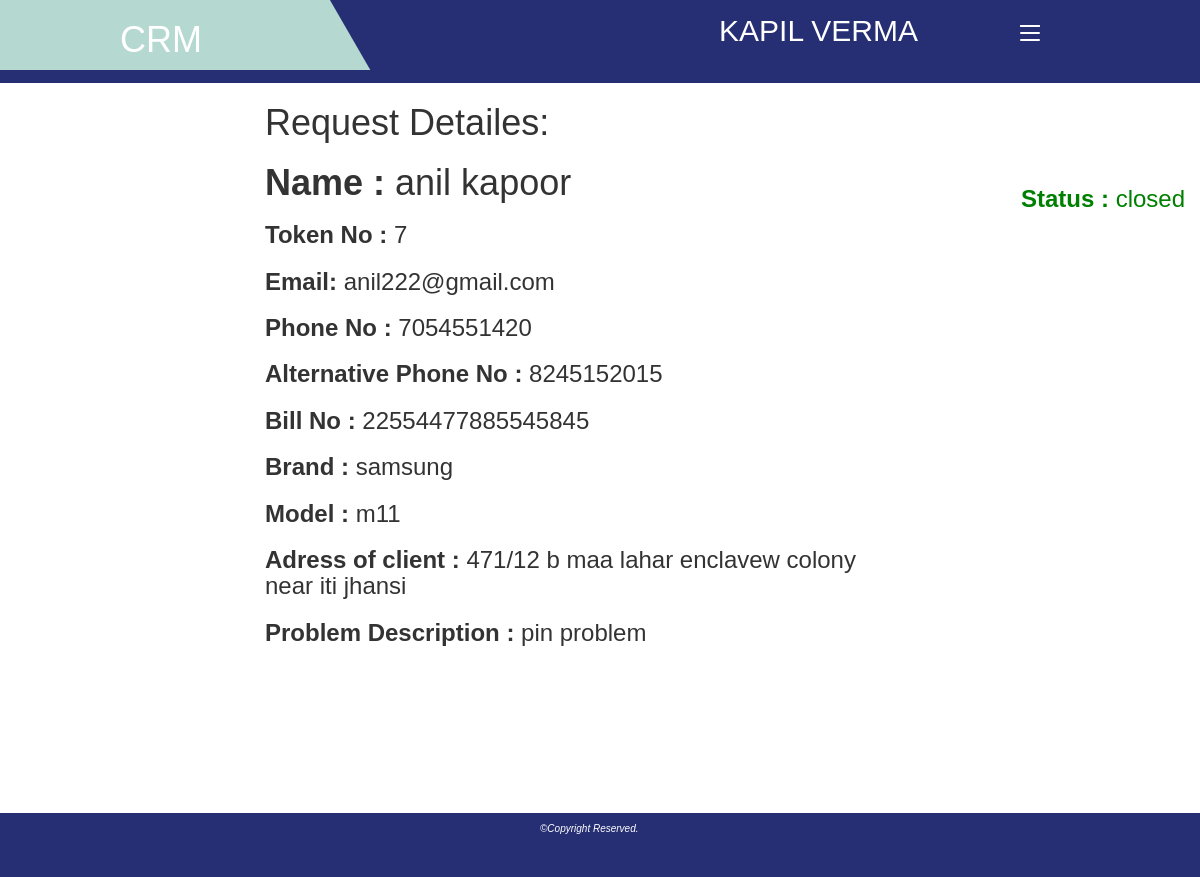
The page /service/service_view.php?id=7 (signed in) on the database its author committed.
### tables this page shows
CREATE TABLE `request_table` (
  `token_no` int(11) NOT NULL,
  `Name` text NOT NULL,
  `Phone` text NOT NULL,
  `Alt-phone_no` text NOT NULL,
  `Email` text NOT NULL,
  `Bill_no` text NOT NULL,
  `Brand` text NOT NULL,
  `Model` text NOT NULL,
  `Address` text NOT NULL,
  `Description` text NOT NULL,
  `Photo` text NOT NULL,
  `Status` text NOT NULL,
  `Sno` int(11) NOT NULL
);

### session.php (called while the page is built, shortened)
<?php
   include('config.php');
   $user_check = $_SESSION['login_user'];
   $ses_sql = mysqli_query($db,"select * from login where usr_id = '$user_check' ");
   $row = mysqli_fetch_array($ses_sql,MYSQLI_ASSOC);
   $name = $row['name'];
?>

### service/service_view.php (the view, shortened to what this page needs)
<!DOCTYPE html>
<html lang="en">
<head>
    <link rel="stylesheet" href="https://maxcdn.bootstrapcdn.com/bootstrap/3.4.1/css/bootstrap.min.css">
  <link rel="stylesheet" href="../css/style1.css">
</head>
<?php
   include('../session.php');
?>
<body>
                 <div class="main-bar">
                 <nav>
                     <label for="check" class="checkbtn">
                     <span></span>
                     <span></span>
                     <span></span>
                     </label>
               <div class="logo-header">
                 <h1 style="color:white;">CRM</h1>
               </div>
               <div id="namebar">
               <h2><?php echo strtoupper($name);?></h2>
               </div>
</nav>
</div>
<div class="container" style="height:552px;">
<?php
$token = $_GET['id'];
 $query= "SELECT * FROM `Request_table` WHERE `token_no`= $token;";
 $result = mysqli_query($db,$query);
 $resultcheck = mysqli_num_rows($result);
 if ($resultcheck > 0){
     while($row=mysqli_fetch_array($result)){
?>
 <div class="view-card">
        <div class="card-heading"><h1>Request Detailes:</h1></div>
        <div class="card-body">
        <div class="name"> <h1><b> Name :</b> <?php echo $row['Name'];?></h1></div>
        <div class="email"><h3><b> Token No :</b> <?php echo $row['token_no'];?></h3></div>
        <div class="email"><h3><b> Email:</b> <?php echo $row['Email'];?></h3></div>
        <div class="email"><h3><b> Phone No :</b> <?php echo $row['Phone'];?></h3></div>
        <div class="email"><h3><b> Alternative Phone No : </b><?php echo $row['Alt-phone_no'];?></h3></div>
        <div class="email"><h3><b> Bill No :</b> <?php echo $row['Bill_no'];?></h3></div>
        <div class="email"><h3><b> Brand :</b> <?php echo $row['Brand'];?></h3></div>
        <div class="email"><h3><b> Model :</b> <?php echo $row['Model'];?></h3></div>
        <div class="email"><h3><b> Adress of client :</b> <?php echo $row['Address'];?></h3></div>
        <div class="email"><h3><b> Problem Description :</b> <?php echo $row['Description'];?></h3></div>
        </div>
        <div class="card-footer" style="position: relative;  margin-top: -480px;margin-left: 756px;    width: 200px;">
        <div class="email"><h3 style="color:green;"><b> Status :</b> <?php echo $row['Status'];?></h3></div>
        </div>
 </div>
</div>
            <footer>
                     <h4><i>&copy;Copyright Reserved.</i></h4>
            </footer>
</body>
</html>
<?php
     }
 }
?>

### css/style1.css (style rules this page uses)
* { margin: 0; padding: 0; box-sizing: border-box; }
body { font-family: "Poppins",sans-serif; width: 100%; }
h4 { font-size: 22px; }
footer { position: bottom; background-color: #262f73; width:100%; color:white; height:8vh; bottom: 0; }
footer h4 { position: absolute; left:45%; font-size: 10px; }
.main-bar { background-color: #262f73; padding: 0 10%; height: 83px; }
.logo-header { display: table; float: left; vertical-align:middle; padding: 0; color:black; margin-top: 0; margin-bottom:0; margin-left: 0; margin-right:0; width: 180px; height:68px; position: relative; z-index: 9; transition: all 0.5s; -moz-transition: all 0.5s; -webkit-transition: all0.5s; -o-transtition: all 0.5s; }
.logo-header:before { content:""; position: absolute; bottom: 0; height: 100%; z-index:-1; right:-50px; width: 80%; transform: skew(30deg); background-color: #b5d9d1; }
.logo-header:after { content:""; position: absolute; bottom: 0; height: 100%; z-index:-1; right:10%; width: 2000px; background-color: #b5d9d1; }
.checkbtn { float: right; width:20px; height: 18px; position:relative; transform:rotate(0); transition: 0.5s ease-in-out; cursor: pointer; top:25px; display: none; }
.checkbtn span { background-color:#fff; display:block; position: absolute; height: 2px; width: 100%; border-radius: 1px; opacity: 1; left:0; transform: rotate(0); transition: 0.25s ease-in-out; }
.checkbtn span:nth-child(2) { top: 7px; }
.checkbtn span:nth-child(3) { top: 14px; }
.main-bar { padding: o 10%; }
.checkbtn { display: block; margin-right: 40px; }
#namebar { position: relative; float: right; margin-right: 102px; margin-top: -6px; color: white; }
.container { margin-left: 250px; margin-bottom: 101px; max-width: 636px; min-width: 499px; min-height: 700px; margin-bottom: 30px; width:100vh; }

### rows shown on the page
request_table: Name "anil kapoor", token_no "7", Email "anil222@gmail.com", Phone "7054551420", value "8245152015", Bill_no "22554477885545845", Brand "samsung", Model "m11", Address "471/12 b maa lahar enclavew colony near iti jhansi", Description "pin problem", Status "closed"

### other values the page prints
$name "KAPIL VERMA"
